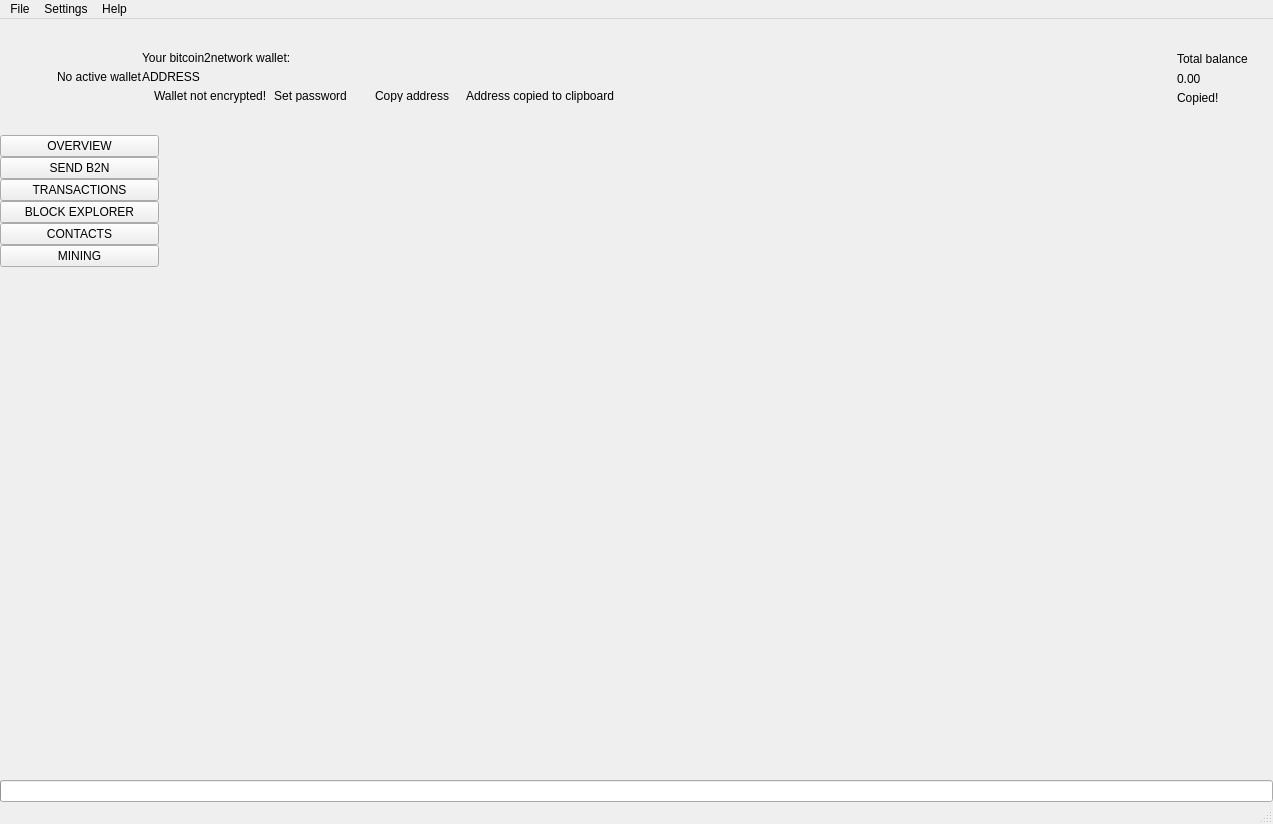
 <widget class="QMainWindow" name="MainWindow">
  <property name="geometry">
   <rect>
    <x>0</x>
    <y>0</y>
    <width>1273</width>
    <height>824</height>
   </rect>
  </property>
  <property name="sizePolicy">
   <sizepolicy hsizetype="Preferred" vsizetype="Preferred">
    <horstretch>0</horstretch>
    <verstretch>0</verstretch>
   </sizepolicy>
  </property>
  <property name="minimumSize">
   <size>
    <width>1260</width>
    <height>600</height>
   </size>
  </property>
  <property name="maximumSize">
   <size>
    <width>16777215</width>
    <height>16777215</height>
   </size>
  </property>
  <property name="windowTitle">
   <string>MainWindow</string>
  </property>
  <property name="windowIcon">
   <iconset>
    <normaloff>:/images/bitcoin2network</normaloff>:/images/bitcoin2network</iconset>
  </property>
  <widget class="QWidget" name="centralwidget">
   <layout class="QVBoxLayout" name="verticalLayout_2">
    <property name="spacing">
     <number>0</number>
    </property>
    <property name="leftMargin">
     <number>0</number>
    </property>
    <property name="topMargin">
     <number>0</number>
    </property>
    <property name="rightMargin">
     <number>0</number>
    </property>
    <property name="bottomMargin">
     <number>0</number>
    </property>
    <item>
     <widget class="QFrame" name="m_headerFrame">
      <property name="minimumSize">
       <size>
        <width>0</width>
        <height>116</height>
       </size>
      </property>
      <property name="maximumSize">
       <size>
        <width>16777215</width>
        <height>116</height>
       </size>
      </property>
      <property name="frameShape">
       <enum>QFrame::NoFrame</enum>
      </property>
      <property name="frameShadow">
       <enum>QFrame::Raised</enum>
      </property>
      <layout class="QHBoxLayout" name="horizontalLayout_3">
       <property name="spacing">
        <number>0</number>
       </property>
       <property name="leftMargin">
        <number>0</number>
       </property>
       <property name="topMargin">
        <number>0</number>
       </property>
       <property name="rightMargin">
        <number>25</number>
       </property>
       <property name="bottomMargin">
        <number>0</number>
       </property>
       <item>
        <spacer name="horizontalSpacer_2">
         <property name="orientation">
          <enum>Qt::Horizontal</enum>
         </property>
         <property name="sizeType">
          <enum>QSizePolicy::Fixed</enum>
         </property>
         <property name="sizeHint" stdset="0">
          <size>
           <width>30</width>
           <height>20</height>
          </size>
         </property>
        </spacer>
       </item>
       <item>
        <widget class="QLabel" name="m_logoLabel">
         <property name="text">
          <string/>
         </property>
        </widget>
       </item>
       <item>
        <spacer name="horizontalSpacer_5">
         <property name="orientation">
          <enum>Qt::Horizontal</enum>
         </property>
         <property name="sizeType">
          <enum>QSizePolicy::Fixed</enum>
         </property>
         <property name="sizeHint" stdset="0">
          <size>
           <width>20</width>
           <height>20</height>
          </size>
         </property>
        </spacer>
       </item>
       <item>
        <widget class="WalletGui::WalletSmallGrayTextLabel" name="m_noWalletLabel">
         <property name="text">
          <string>No active wallet</string>
         </property>
        </widget>
       </item>
       <item>
        <widget class="QFrame" name="m_walletFrame">
         <property name="frameShape">
          <enum>QFrame::NoFrame</enum>
         </property>
         <property name="frameShadow">
          <enum>QFrame::Raised</enum>
         </property>
         <layout class="QVBoxLayout" name="verticalLayout_3">
          <property name="spacing">
           <number>5</number>
          </property>
          <property name="leftMargin">
           <number>0</number>
          </property>
          <property name="topMargin">
           <number>0</number>
          </property>
          <property name="rightMargin">
           <number>0</number>
          </property>
          <property name="bottomMargin">
           <number>0</number>
          </property>
          <item>
           <spacer name="verticalSpacer_3">
            <property name="orientation">
             <enum>Qt::Vertical</enum>
            </property>
            <property name="sizeType">
             <enum>QSizePolicy::Minimum</enum>
            </property>
            <property name="sizeHint" stdset="0">
             <size>
              <width>20</width>
              <height>40</height>
             </size>
            </property>
           </spacer>
          </item>
          <item>
           <widget class="WalletGui::WalletSmallGrayTextLabel" name="m_walletLabel">
            <property name="text">
             <string>Your bitcoin2network wallet:</string>
            </property>
            <property name="indent">
             <number>0</number>
            </property>
           </widget>
          </item>
          <item>
           <widget class="QLabel" name="m_addressLabel">
            <property name="sizePolicy">
             <sizepolicy hsizetype="Preferred" vsizetype="Preferred">
              <horstretch>0</horstretch>
              <verstretch>0</verstretch>
             </sizepolicy>
            </property>
            <property name="cursor">
             <cursorShape>PointingHandCursor</cursorShape>
            </property>
            <property name="toolTip">
             <string>Click to copy</string>
            </property>
            <property name="text">
             <string>ADDRESS</string>
            </property>
            <property name="indent">
             <number>0</number>
            </property>
           </widget>
          </item>
          <item>
           <layout class="QHBoxLayout" name="horizontalLayout_2">
            <property name="spacing">
             <number>0</number>
            </property>
            <item alignment="Qt::AlignTop">
             <widget class="QFrame" name="m_notEncryptedFrame">
              <property name="frameShape">
               <enum>QFrame::NoFrame</enum>
              </property>
              <property name="frameShadow">
               <enum>QFrame::Raised</enum>
              </property>
              <layout class="QHBoxLayout" name="horizontalLayout_4">
               <property name="spacing">
                <number>0</number>
               </property>
               <property name="leftMargin">
                <number>0</number>
               </property>
               <property name="topMargin">
                <number>0</number>
               </property>
               <property name="rightMargin">
                <number>0</number>
               </property>
               <property name="bottomMargin">
                <number>0</number>
               </property>
               <item alignment="Qt::AlignVCenter">
                <widget class="QLabel" name="m_notEncryptedIconLabel">
                 <property name="text">
                  <string/>
                 </property>
                 <property name="pixmap">
                  <pixmap resource="../../resources.qrc">:/icons/lock_open_gray</pixmap>
                 </property>
                 <property name="alignment">
                  <set>Qt::AlignLeading|Qt::AlignLeft|Qt::AlignVCenter</set>
                 </property>
                </widget>
               </item>
               <item>
                <spacer name="horizontalSpacer_11">
                 <property name="orientation">
                  <enum>Qt::Horizontal</enum>
                 </property>
                 <property name="sizeType">
                  <enum>QSizePolicy::Fixed</enum>
                 </property>
                 <property name="sizeHint" stdset="0">
                  <size>
                   <width>5</width>
                   <height>3</height>
                  </size>
                 </property>
                </spacer>
               </item>
               <item alignment="Qt::AlignVCenter">
                <widget class="WalletGui::WalletTinyGrayTextLabel" name="m_notEncryptedTextLabel">
                 <property name="text">
                  <string>Wallet not encrypted!</string>
                 </property>
                 <property name="alignment">
                  <set>Qt::AlignLeading|Qt::AlignLeft|Qt::AlignVCenter</set>
                 </property>
                </widget>
               </item>
               <item>
                <spacer name="horizontalSpacer_9">
                 <property name="orientation">
                  <enum>Qt::Horizontal</enum>
                 </property>
                 <property name="sizeType">
                  <enum>QSizePolicy::Fixed</enum>
                 </property>
                 <property name="sizeHint" stdset="0">
                  <size>
                   <width>3</width>
                   <height>3</height>
                  </size>
                 </property>
                </spacer>
               </item>
               <item alignment="Qt::AlignVCenter">
                <widget class="WalletGui::WalletTinyLinkLikeButton" name="m_encryptButton">
                 <property name="sizePolicy">
                  <sizepolicy hsizetype="Minimum" vsizetype="Minimum">
                   <horstretch>0</horstretch>
                   <verstretch>0</verstretch>
                  </sizepolicy>
                 </property>
                 <property name="minimumSize">
                  <size>
                   <width>0</width>
                   <height>3</height>
                  </size>
                 </property>
                 <property name="cursor">
                  <cursorShape>PointingHandCursor</cursorShape>
                 </property>
                 <property name="text">
                  <string>Set password</string>
                 </property>
                 <property name="flat">
                  <bool>true</bool>
                 </property>
                </widget>
               </item>
               <item>
                <spacer name="horizontalSpacer_10">
                 <property name="orientation">
                  <enum>Qt::Horizontal</enum>
                 </property>
                 <property name="sizeType">
                  <enum>QSizePolicy::Fixed</enum>
                 </property>
                 <property name="sizeHint" stdset="0">
                  <size>
                   <width>20</width>
                   <height>3</height>
                  </size>
                 </property>
                </spacer>
               </item>
              </layout>
             </widget>
            </item>
            <item alignment="Qt::AlignVCenter">
             <widget class="WalletGui::WalletTinyLinkLikeButton" name="m_copyAddressButton">
              <property name="sizePolicy">
               <sizepolicy hsizetype="Minimum" vsizetype="Minimum">
                <horstretch>0</horstretch>
                <verstretch>0</verstretch>
               </sizepolicy>
              </property>
              <property name="minimumSize">
               <size>
                <width>0</width>
                <height>3</height>
               </size>
              </property>
              <property name="cursor">
               <cursorShape>PointingHandCursor</cursorShape>
              </property>
              <property name="focusPolicy">
               <enum>Qt::NoFocus</enum>
              </property>
              <property name="autoFillBackground">
               <bool>true</bool>
              </property>
              <property name="text">
               <string>Copy address</string>
              </property>
              <property name="flat">
               <bool>true</bool>
              </property>
             </widget>
            </item>
            <item>
             <spacer name="horizontalSpacer_7">
              <property name="orientation">
               <enum>Qt::Horizontal</enum>
              </property>
              <property name="sizeType">
               <enum>QSizePolicy::Fixed</enum>
              </property>
              <property name="sizeHint" stdset="0">
               <size>
                <width>13</width>
                <height>3</height>
               </size>
              </property>
             </spacer>
            </item>
            <item alignment="Qt::AlignVCenter">
             <widget class="WalletGui::CopyMagicLabel" name="m_copyAddressLabel">
              <property name="text">
               <string>Address copied to clipboard</string>
              </property>
              <property name="alignment">
               <set>Qt::AlignLeading|Qt::AlignLeft|Qt::AlignVCenter</set>
              </property>
             </widget>
            </item>
            <item>
             <spacer name="horizontalSpacer">
              <property name="orientation">
               <enum>Qt::Horizontal</enum>
              </property>
              <property name="sizeHint" stdset="0">
               <size>
                <width>40</width>
                <height>3</height>
               </size>
              </property>
             </spacer>
            </item>
           </layout>
          </item>
          <item>
           <spacer name="verticalSpacer_2">
            <property name="orientation">
             <enum>Qt::Vertical</enum>
            </property>
            <property name="sizeType">
             <enum>QSizePolicy::Minimum</enum>
            </property>
            <property name="sizeHint" stdset="0">
             <size>
              <width>20</width>
              <height>40</height>
             </size>
            </property>
           </spacer>
          </item>
         </layout>
        </widget>
       </item>
       <item>
        <spacer name="horizontalSpacer_3">
         <property name="orientation">
          <enum>Qt::Horizontal</enum>
         </property>
         <property name="sizeType">
          <enum>QSizePolicy::Expanding</enum>
         </property>
         <property name="sizeHint" stdset="0">
          <size>
           <width>34</width>
           <height>20</height>
          </size>
         </property>
        </spacer>
       </item>
       <item>
        <spacer name="horizontalSpacer_8">
         <property name="orientation">
          <enum>Qt::Horizontal</enum>
         </property>
         <property name="sizeType">
          <enum>QSizePolicy::Fixed</enum>
         </property>
         <property name="sizeHint" stdset="0">
          <size>
           <width>34</width>
           <height>20</height>
          </size>
         </property>
        </spacer>
       </item>
       <item alignment="Qt::AlignRight|Qt::AlignVCenter">
        <widget class="QFrame" name="m_balanceFrame">
         <layout class="QGridLayout" name="gridLayout">
          <property name="leftMargin">
           <number>0</number>
          </property>
          <property name="topMargin">
           <number>30</number>
          </property>
          <property name="rightMargin">
           <number>0</number>
          </property>
          <property name="bottomMargin">
           <number>0</number>
          </property>
          <property name="verticalSpacing">
           <number>3</number>
          </property>
          <item row="0" column="2">
           <layout class="QVBoxLayout" name="verticalLayout_4">
            <item>
             <widget class="QLabel" name="m_balanceTextLabel">
              <property name="text">
               <string>Total balance</string>
              </property>
             </widget>
            </item>
            <item>
             <widget class="QLabel" name="m_balanceLabel">
              <property name="cursor">
               <cursorShape>PointingHandCursor</cursorShape>
              </property>
              <property name="toolTip">
               <string>Click to copy</string>
              </property>
              <property name="text">
               <string>0.00</string>
              </property>
             </widget>
            </item>
           </layout>
          </item>
          <item row="1" column="2">
           <widget class="WalletGui::CopyMagicLabel" name="m_balanceCopyLabel">
            <property name="text">
             <string>Copied!</string>
            </property>
           </widget>
          </item>
          <item row="0" column="1">
           <spacer name="horizontalSpacer_6">
            <property name="orientation">
             <enum>Qt::Horizontal</enum>
            </property>
            <property name="sizeType">
             <enum>QSizePolicy::Fixed</enum>
            </property>
            <property name="sizeHint" stdset="0">
             <size>
              <width>2</width>
              <height>39</height>
             </size>
            </property>
           </spacer>
          </item>
          <item row="2" column="2">
           <spacer name="verticalSpacer_5">
            <property name="orientation">
             <enum>Qt::Vertical</enum>
            </property>
            <property name="sizeType">
             <enum>QSizePolicy::Expanding</enum>
            </property>
            <property name="sizeHint" stdset="0">
             <size>
              <width>20</width>
              <height>50</height>
             </size>
            </property>
           </spacer>
          </item>
          <item row="0" column="0">
           <widget class="QLabel" name="m_balanceIconLabel">
            <property name="text">
             <string/>
            </property>
            <property name="pixmap">
             <pixmap resource="../../resources.qrc">:/icons/total_balance</pixmap>
            </property>
           </widget>
          </item>
         </layout>
        </widget>
       </item>
      </layout>
     </widget>
    </item>
    <item>
     <layout class="QHBoxLayout" name="horizontalLayout" stretch="0,0,0,0,0,0,0,0">
      <property name="spacing">
       <number>0</number>
      </property>
      <item>
       <widget class="QFrame" name="m_toolFrame">
        <property name="frameShape">
         <enum>QFrame::NoFrame</enum>
        </property>
        <property name="frameShadow">
         <enum>QFrame::Plain</enum>
        </property>
        <property name="lineWidth">
         <number>0</number>
        </property>
        <layout class="QVBoxLayout" name="verticalLayout">
         <property name="spacing">
          <number>0</number>
         </property>
         <property name="leftMargin">
          <number>0</number>
         </property>
         <property name="topMargin">
          <number>0</number>
         </property>
         <property name="rightMargin">
          <number>0</number>
         </property>
         <property name="bottomMargin">
          <number>0</number>
         </property>
         <item>
          <widget class="QPushButton" name="m_overviewButton">
           <property name="sizePolicy">
            <sizepolicy hsizetype="Minimum" vsizetype="Fixed">
             <horstretch>0</horstretch>
             <verstretch>0</verstretch>
            </sizepolicy>
           </property>
           <property name="focusPolicy">
            <enum>Qt::NoFocus</enum>
           </property>
           <property name="text">
            <string>OVERVIEW</string>
           </property>
           <property name="checkable">
            <bool>true</bool>
           </property>
           <attribute name="buttonGroup">
            <string notr="true">m_toolButtonGroup</string>
           </attribute>
          </widget>
         </item>
         <item>
          <widget class="QPushButton" name="m_sendButton">
           <property name="sizePolicy">
            <sizepolicy hsizetype="Minimum" vsizetype="Fixed">
             <horstretch>0</horstretch>
             <verstretch>0</verstretch>
            </sizepolicy>
           </property>
           <property name="focusPolicy">
            <enum>Qt::NoFocus</enum>
           </property>
           <property name="text">
            <string>SEND B2N</string>
           </property>
           <property name="checkable">
            <bool>true</bool>
           </property>
           <attribute name="buttonGroup">
            <string notr="true">m_toolButtonGroup</string>
           </attribute>
          </widget>
         </item>
         <item>
          <widget class="QPushButton" name="m_transactionsButton">
           <property name="sizePolicy">
            <sizepolicy hsizetype="Minimum" vsizetype="Fixed">
             <horstretch>0</horstretch>
             <verstretch>0</verstretch>
            </sizepolicy>
           </property>
           <property name="focusPolicy">
            <enum>Qt::NoFocus</enum>
           </property>
           <property name="text">
            <string>TRANSACTIONS</string>
           </property>
           <property name="checkable">
            <bool>true</bool>
           </property>
           <attribute name="buttonGroup">
            <string notr="true">m_toolButtonGroup</string>
           </attribute>
          </widget>
         </item>
         <item>
          <widget class="QPushButton" name="m_blockExplorerButton">
           <property name="focusPolicy">
            <enum>Qt::NoFocus</enum>
           </property>
           <property name="text">
            <string>BLOCK EXPLORER</string>
           </property>
           <property name="checkable">
            <bool>true</bool>
           </property>
           <attribute name="buttonGroup">
            <string notr="true">m_toolButtonGroup</string>
           </attribute>
          </widget>
         </item>
         <item>
          <widget class="QPushButton" name="m_addressBookButton">
           <property name="sizePolicy">
            <sizepolicy hsizetype="Minimum" vsizetype="Fixed">
             <horstretch>0</horstretch>
             <verstretch>0</verstretch>
            </sizepolicy>
           </property>
           <property name="focusPolicy">
            <enum>Qt::NoFocus</enum>
           </property>
           <property name="text">
            <string>CONTACTS</string>
           </property>
           <property name="checkable">
            <bool>true</bool>
           </property>
           <attribute name="buttonGroup">
            <string notr="true">m_toolButtonGroup</string>
           </attribute>
          </widget>
         </item>
         <item>
          <widget class="QPushButton" name="m_miningButton">
           <property name="focusPolicy">
            <enum>Qt::NoFocus</enum>
           </property>
           <property name="text">
            <string>MINING</string>
           </property>
           <property name="checkable">
            <bool>true</bool>
           </property>
           <attribute name="buttonGroup">
            <string notr="true">m_toolButtonGroup</string>
           </attribute>
          </widget>
         </item>
         <item>
          <spacer name="verticalSpacer">
           <property name="orientation">
            <enum>Qt::Vertical</enum>
           </property>
           <property name="sizeHint" stdset="0">
            <size>
             <width>20</width>
             <height>40</height>
            </size>
           </property>
          </spacer>
         </item>
        </layout>
       </widget>
      </item>
      <item>
       <widget class="WalletGui::OverviewFrame" name="m_overviewFrame">
        <property name="frameShape">
         <enum>QFrame::NoFrame</enum>
        </property>
        <property name="frameShadow">
         <enum>QFrame::Raised</enum>
        </property>
       </widget>
      </item>
      <item>
       <widget class="WalletGui::SendFrame" name="m_sendFrame">
        <property name="frameShape">
         <enum>QFrame::NoFrame</enum>
        </property>
        <property name="frameShadow">
         <enum>QFrame::Raised</enum>
        </property>
       </widget>
      </item>
      <item>
       <widget class="WalletGui::TransactionsFrame" name="m_transactionsFrame">
        <property name="frameShape">
         <enum>QFrame::NoFrame</enum>
        </property>
        <property name="frameShadow">
         <enum>QFrame::Raised</enum>
        </property>
       </widget>
      </item>
      <item>
       <widget class="WalletGui::AddressBookFrame" name="m_addressBookFrame">
        <property name="frameShape">
         <enum>QFrame::NoFrame</enum>
        </property>
        <property name="frameShadow">
         <enum>QFrame::Raised</enum>
        </property>
       </widget>
      </item>
      <item>
       <widget class="WalletGui::NoWalletFrame" name="m_noWalletFrame">
        <property name="frameShape">
         <enum>QFrame::NoFrame</enum>
        </property>
        <property name="frameShadow">
         <enum>QFrame::Raised</enum>
        </property>
       </widget>
      </item>
      <item>
       <widget class="WalletGui::BlockExplorerFrame" name="m_blockExplorerFrame">
        <property name="frameShape">
         <enum>QFrame::NoFrame</enum>
        </property>
        <property name="frameShadow">
         <enum>QFrame::Raised</enum>
        </property>
       </widget>
      </item>
      <item>
       <widget class="WalletGui::MiningFrame" name="m_miningFrame">
        <property name="frameShape">
         <enum>QFrame::NoFrame</enum>
        </property>
        <property name="frameShadow">
         <enum>QFrame::Raised</enum>
        </property>
       </widget>
      </item>
     </layout>
    </item>
    <item>
     <widget class="QProgressBar" name="m_syncProgress">
      <property name="maximum">
       <number>100</number>
      </property>
      <property name="value">
       <number>0</number>
      </property>
      <property name="textVisible">
       <bool>false</bool>
      </property>
     </widget>
    </item>
   </layout>
  </widget>
  <widget class="QMenuBar" name="menubar">
   <property name="geometry">
    <rect>
     <x>0</x>
     <y>0</y>
     <width>1273</width>
     <height>21</height>
    </rect>
   </property>
   <widget class="QMenu" name="menuFile">
    <property name="title">
     <string>File</string>
    </property>
    <addaction name="m_createWalletAction"/>
    <addaction name="m_openWalletAction"/>
    <addaction name="m_recentWalletsAction"/>
    <addaction name="m_backupWalletAction"/>
    <addaction name="m_saveKeysAction"/>
    <addaction name="m_resetAction"/>
    <addaction name="m_importKeyAction"/>
    <addaction name="m_exportKeyAction"/>
    <addaction name="m_exportTrackingKeyAction"/>
    <addaction name="m_exitAction"/>
   </widget>
   <widget class="QMenu" name="menuSettings">
    <property name="title">
     <string>Settings</string>
    </property>
    <widget class="QMenu" name="menuThemes">
     <property name="title">
      <string>Themes</string>
     </property>
    </widget>
    <addaction name="m_encryptWalletAction"/>
    <addaction name="m_changePasswordAction"/>
    <addaction name="separator"/>
    <addaction name="m_autostartAction"/>
    <addaction name="m_minimizeToTrayAction"/>
    <addaction name="m_closeToTrayAction"/>
    <addaction name="separator"/>
    <addaction name="m_preferencesAction"/>
    <addaction name="menuThemes"/>
   </widget>
   <widget class="QMenu" name="menuHelp">
    <property name="title">
     <string>Help</string>
    </property>
    <addaction name="m_communityForumAction"/>
    <addaction name="m_reportIssueAction"/>
    <addaction name="m_aboutbitcoin2networkAction"/>
    <addaction name="m_aboutQtAction"/>
   </widget>
   <addaction name="menuFile"/>
   <addaction name="menuSettings"/>
   <addaction name="menuHelp"/>
  </widget>
  <widget class="WalletGui::WalletStatusBar" name="statusBar"/>
  <action name="m_exitAction">
   <property name="checkable">
    <bool>false</bool>
   </property>
   <property name="enabled">
    <bool>true</bool>
   </property>
   <property name="text">
    <string>Exit</string>
   </property>
   <property name="shortcut">
    <string>Ctrl+Q</string>
   </property>
  </action>
  <action name="m_createWalletAction">
   <property name="enabled">
    <bool>true</bool>
   </property>
   <property name="text">
    <string>Create wallet</string>
   </property>
  </action>
  <action name="m_openWalletAction">
   <property name="enabled">
    <bool>true</bool>
   </property>
   <property name="text">
    <string>Open wallet</string>
   </property>
  </action>
  <action name="m_encryptWalletAction">
   <property name="enabled">
    <bool>true</bool>
   </property>
   <property name="text">
    <string>Encrypt wallet</string>
   </property>
  </action>
  <action name="m_changePasswordAction">
   <property name="enabled">
    <bool>true</bool>
   </property>
   <property name="text">
    <string>Change password</string>
   </property>
   <property name="toolTip">
    <string>Change password</string>
   </property>
  </action>
  <action name="m_aboutbitcoin2networkAction">
   <property name="enabled">
    <bool>true</bool>
   </property>
   <property name="text">
    <string>About bitcoin2network</string>
   </property>
  </action>
  <action name="m_aboutQtAction">
   <property name="enabled">
    <bool>true</bool>
   </property>
   <property name="text">
    <string>About Qt</string>
   </property>
  </action>
  <action name="m_backupWalletAction">
   <property name="enabled">
    <bool>true</bool>
   </property>
   <property name="text">
    <string>Backup wallet</string>
   </property>
  </action>
  <action name="m_autostartAction">
   <property name="checkable">
    <bool>true</bool>
   </property>
   <property name="text">
    <string>Start on system login</string>
   </property>
  </action>
  <action name="m_minimizeToTrayAction">
   <property name="checkable">
    <bool>true</bool>
   </property>
   <property name="text">
    <string>Minimize to tray</string>
   </property>
  </action>
  <action name="m_closeToTrayAction">
   <property name="checkable">
    <bool>true</bool>
   </property>
   <property name="text">
    <string>Close to tray</string>
   </property>
  </action>
  <action name="m_preferencesAction">
   <property name="text">
    <string>Preferences</string>
   </property>
  </action>
  <action name="m_recentWalletsAction">
   <property name="text">
    <string>Recent wallets</string>
   </property>
  </action>
  <action name="m_exportTrackingKeyAction">
   <property name="text">
    <string>Export tracking key</string>
   </property>
   <property name="toolTip">
    <string>Export tracking key</string>
   </property>
  </action>
  <action name="m_importKeyAction">
   <property name="text">
    <string>Import key</string>
   </property>
   <property name="toolTip">
    <string>Import key</string>
   </property>
  </action>
  <action name="m_communityForumAction">
   <property name="text">
    <string>Community forum</string>
   </property>
  </action>
  <action name="m_reportIssueAction">
   <property name="text">
    <string>Report an issue</string>
   </property>
  </action>
  <action name="m_resetAction">
   <property name="text">
    <string>Reset wallet</string>
   </property>
  </action>
  <action name="m_saveKeysAction">
   <property name="text">
    <string>Save wallet keys</string>
   </property>
  </action>
  <action name="m_exportKeyAction">
   <property name="text">
    <string>Export key</string>
   </property>
   <property name="toolTip">
    <string>Export key</string>
   </property>
  </action>
 </widget>
